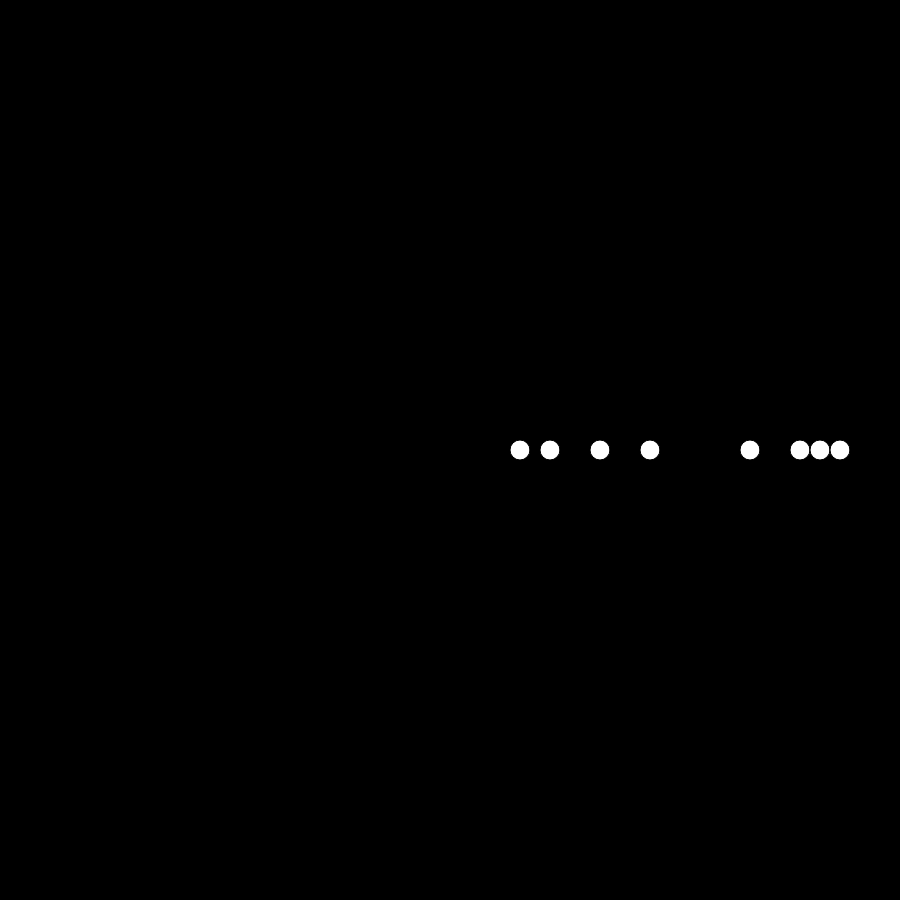
Frame 1 (no input)
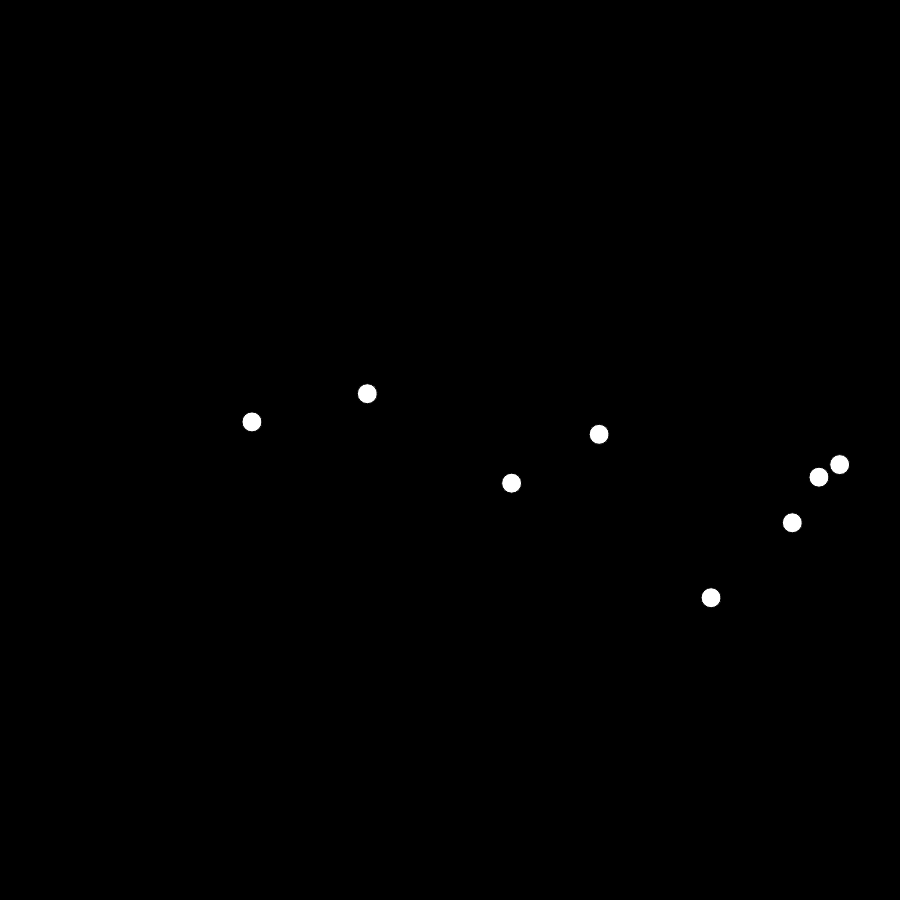
Frame 60 (no input)
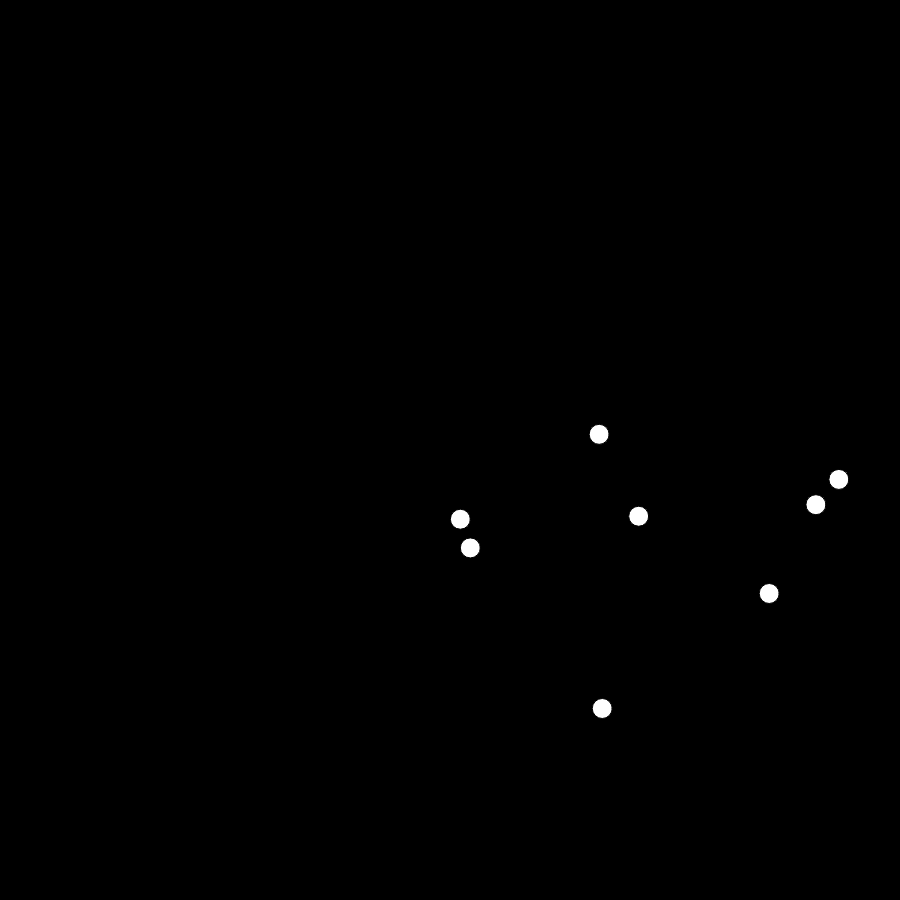
Frame 120 (the mouse pressed at the canvas centre since frame 60)

The p5.js sketch that drew these frames (run headless with seeded random() and noise() and a simulated clock; from frame 60 on, the mouse is pressed at the canvas centre):

// p5.js sketch
// ── sketch.js
let earthDaysToAYear   = [88, 225, 365, 687, (12 * 365), (29.5 * 365), (84 * 365), (165 * 365)];
let distanceFromCenter = [70, 100, 150, 200,  300,        350,          370,        390];
let diameters          = [20, 20,  20,  20,   20,         20,           20,         20]; 
let planets = new Array(8);
let yearInDays = 0;

function setup(){
    createCanvas(900, 900);
    angleMode(DEGREES);
    buildPlanets();
}

function draw(){
    background(0);
    translate(width / 2, height / 2);
    drawPlanets();
    yearInDays = (yearInDays + 365/60);
}

function buildPlanets(){
    for (let i = 0; i < planets.length; i++) {
        let planet = {
            diameter: diameters[i],
            distance: distanceFromCenter[i],
        };
        planets[i] = planet;
    }
}

function drawPlanets(){
    for (let i = 0; i < planets.length; i++) {;
        let planet = planets[i];
        let angle = map(yearInDays, 0, earthDaysToAYear[i], 0, 360);
        circle(cos(angle) * planet.distance, 
               sin(angle) * planet.distance,
               planet.diameter);
    }
}
